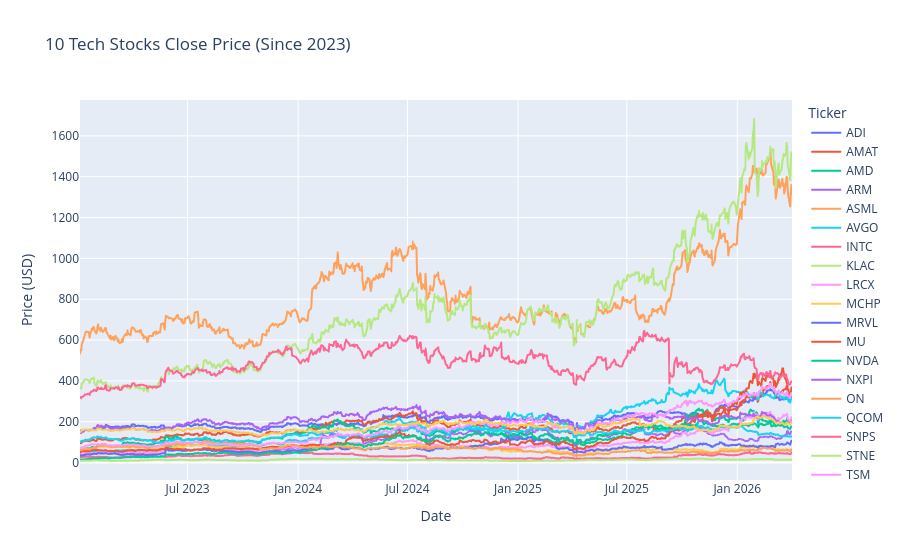

Notebook source saved alongside this figure:
### Markdown cell above
# Temporal Multiplex Directed Networks for the Semiconductor Industry

### Code cell
import numpy as np
import pandas as pd
import yfinance as yf
import plotly.express as px
import matplotlib.pyplot as plt

semiconductor_tickers = {
    "NVDA": "NVIDIA Corporation",
    "TSM": "Taiwan Semiconductor Manufacturing Company Limited",
    "AVGO": "Broadcom Inc.",
    "ASML": "ASML Holding N.V.",
    "AMD": "Advanced Micro Devices, Inc.",
    "INTC": "Intel Corporation",
    "QCOM": "QUALCOMM Incorporated",
    "TXN": "Texas Instruments Incorporated",
    "MU": "Micron Technology, Inc.",
    "AMAT": "Applied Materials, Inc.",
    "LRCX": "Lam Research Corporation",
    "ADI": "Analog Devices, Inc.",
    "KLAC": "KLA Corporation",
    "ARM": "Arm Holdings plc",
    "NXPI": "NXP Semiconductors N.V.",
    "MRVL": "Marvell Technology, Inc.",
    "MCHP": "Microchip Technology Incorporated",
    "ON": "ON Semiconductor Corporation",
    "SNPS": "Synopsys, Inc.",
    "STNE": "STMicroelectronics N.V."
}

data = yf.download(list(semiconductor_tickers.keys()), start="2023-01-01", progress=False)['Close']

fig = px.line(data, x=data.index, y=data.columns,
              title='10 Tech Stocks Close Price (Since 2023)',
              labels={'value': 'Close Price (USD)', 'variable': 'Ticker'})
fig.update_layout(xaxis_title='Date', yaxis_title='Price (USD)')
fig.show()

### Figure 1 — Plotly figure (JSON) as saved in the notebook; plotly's stock layout.template omitted (floating-point values rounded to 4 significant figures; data arrays with more than 128 entries replaced by an {"elided": "..."} marker saying what was removed)
{"data": [{"hovertemplate": "Ticker=ADI<br>Date=%{x}<br>Close Price (USD)=%{y}<extra></extra>", "legendgroup": "ADI", "line": {"color": "#636efa", "dash": "solid"}, "marker": {"symbol": "circle"}, "mode": "lines", "name": "ADI", "showlegend": true, "type": "scattergl", "x": {"elided": "815 str values"}, "xaxis": "x", "y": {"elided": "815 float values"}, "yaxis": "y"}, {"hovertemplate": "Ticker=AMAT<br>Date=%{x}<br>Close Price (USD)=%{y}<extra></extra>", "legendgroup": "AMAT", "line": {"color": "#EF553B", "dash": "solid"}, "marker": {"symbol": "circle"}, "mode": "lines", "name": "AMAT", "showlegend": true, "type": "scattergl", "x": {"elided": "815 str values"}, "xaxis": "x", "y": {"elided": "815 float values"}, "yaxis": "y"}, {"hovertemplate": "Ticker=AMD<br>Date=%{x}<br>Close Price (USD)=%{y}<extra></extra>", "legendgroup": "AMD", "line": {"color": "#00cc96", "dash": "solid"}, "marker": {"symbol": "circle"}, "mode": "lines", "name": "AMD", "showlegend": true, "type": "scattergl", "x": {"elided": "815 str values"}, "xaxis": "x", "y": {"elided": "815 float values"}, "yaxis": "y"}, {"hovertemplate": "Ticker=ARM<br>Date=%{x}<br>Close Price (USD)=%{y}<extra></extra>", "legendgroup": "ARM", "line": {"color": "#ab63fa", "dash": "solid"}, "marker": {"symbol": "circle"}, "mode": "lines", "name": "ARM", "showlegend": true, "type": "scattergl", "x": {"elided": "815 str values"}, "xaxis": "x", "y": {"elided": "815 float values"}, "yaxis": "y"}, {"hovertemplate": "Ticker=ASML<br>Date=%{x}<br>Close Price (USD)=%{y}<extra></extra>", "legendgroup": "ASML", "line": {"color": "#FFA15A", "dash": "solid"}, "marker": {"symbol": "circle"}, "mode": "lines", "name": "ASML", "showlegend": true, "type": "scattergl", "x": {"elided": "815 str values"}, "xaxis": "x", "y": {"elided": "815 float values"}, "yaxis": "y"}, {"hovertemplate": "Ticker=AVGO<br>Date=%{x}<br>Close Price (USD)=%{y}<extra></extra>", "legendgroup": "AVGO", "line": {"color": "#19d3f3", "dash": "solid"}, "marker": {"symbol": "circle"}, "mode": "lines", "name": "AVGO", "showlegend": true, "type": "scattergl", "x": {"elided": "815 str values"}, "xaxis": "x", "y": {"elided": "815 float values"}, "yaxis": "y"}, {"hovertemplate": "Ticker=INTC<br>Date=%{x}<br>Close Price (USD)=%{y}<extra></extra>", "legendgroup": "INTC", "line": {"color": "#FF6692", "dash": "solid"}, "marker": {"symbol": "circle"}, "mode": "lines", "name": "INTC", "showlegend": true, "type": "scattergl", "x": {"elided": "815 str values"}, "xaxis": "x", "y": {"elided": "815 float values"}, "yaxis": "y"}, {"hovertemplate": "Ticker=KLAC<br>Date=%{x}<br>Close Price (USD)=%{y}<extra></extra>", "legendgroup": "KLAC", "line": {"color": "#B6E880", "dash": "solid"}, "marker": {"symbol": "circle"}, "mode": "lines", "name": "KLAC", "showlegend": true, "type": "scattergl", "x": {"elided": "815 str values"}, "xaxis": "x", "y": {"elided": "815 float values"}, "yaxis": "y"}, {"hovertemplate": "Ticker=LRCX<br>Date=%{x}<br>Close Price (USD)=%{y}<extra></extra>", "legendgroup": "LRCX", "line": {"color": "#FF97FF", "dash": "solid"}, "marker": {"symbol": "circle"}, "mode": "lines", "name": "LRCX", "showlegend": true, "type": "scattergl", "x": {"elided": "815 str values"}, "xaxis": "x", "y": {"elided": "815 float values"}, "yaxis": "y"}, {"hovertemplate": "Ticker=MCHP<br>Date=%{x}<br>Close Price (USD)=%{y}<extra></extra>", "legendgroup": "MCHP", "line": {"color": "#FECB52", "dash": "solid"}, "marker": {"symbol": "circle"}, "mode": "lines", "name": "MCHP", "showlegend": true, "type": "scattergl", "x": {"elided": "815 str values"}, "xaxis": "x", "y": {"elided": "815 float values"}, "yaxis": "y"}, {"hovertemplate": "Ticker=MRVL<br>Date=%{x}<br>Close Price (USD)=%{y}<extra></extra>", "legendgroup": "MRVL", "line": {"color": "#636efa", "dash": "solid"}, "marker": {"symbol": "circle"}, "mode": "lines", "name": "MRVL", "showlegend": true, "type": "scattergl", "x": {"elided": "815 str values"}, "xaxis": "x", "y": {"elided": "815 float values"}, "yaxis": "y"}, {"hovertemplate": "Ticker=MU<br>Date=%{x}<br>Close Price (USD)=%{y}<extra></extra>", "legendgroup": "MU", "line": {"color": "#EF553B", "dash": "solid"}, "marker": {"symbol": "circle"}, "mode": "lines", "name": "MU", "showlegend": true, "type": "scattergl", "x": {"elided": "815 str values"}, "xaxis": "x", "y": {"elided": "815 float values"}, "yaxis": "y"}, {"hovertemplate": "Ticker=NVDA<br>Date=%{x}<br>Close Price (USD)=%{y}<extra></extra>", "legendgroup": "NVDA", "line": {"color": "#00cc96", "dash": "solid"}, "marker": {"symbol": "circle"}, "mode": "lines", "name": "NVDA", "showlegend": true, "type": "scattergl", "x": {"elided": "815 str values"}, "xaxis": "x", "y": {"elided": "815 float values"}, "yaxis": "y"}, {"hovertemplate": "Ticker=NXPI<br>Date=%{x}<br>Close Price (USD)=%{y}<extra></extra>", "legendgroup": "NXPI", "line": {"color": "#ab63fa", "dash": "solid"}, "marker": {"symbol": "circle"}, "mode": "lines", "name": "NXPI", "showlegend": true, "type": "scattergl", "x": {"elided": "815 str values"}, "xaxis": "x", "y": {"elided": "815 float values"}, "yaxis": "y"}, {"hovertemplate": "Ticker=ON<br>Date=%{x}<br>Close Price (USD)=%{y}<extra></extra>", "legendgroup": "ON", "line": {"color": "#FFA15A", "dash": "solid"}, "marker": {"symbol": "circle"}, "mode": "lines", "name": "ON", "showlegend": true, "type": "scattergl", "x": {"elided": "815 str values"}, "xaxis": "x", "y": {"elided": "815 float values"}, "yaxis": "y"}, {"hovertemplate": "Ticker=QCOM<br>Date=%{x}<br>Close Price (USD)=%{y}<extra></extra>", "legendgroup": "QCOM", "line": {"color": "#19d3f3", "dash": "solid"}, "marker": {"symbol": "circle"}, "mode": "lines", "name": "QCOM", "showlegend": true, "type": "scattergl", "x": {"elided": "815 str values"}, "xaxis": "x", "y": {"elided": "815 float values"}, "yaxis": "y"}, {"hovertemplate": "Ticker=SNPS<br>Date=%{x}<br>Close Price (USD)=%{y}<extra></extra>", "legendgroup": "SNPS", "line": {"color": "#FF6692", "dash": "solid"}, "marker": {"symbol": "circle"}, "mode": "lines", "name": "SNPS", "showlegend": true, "type": "scattergl", "x": {"elided": "815 str values"}, "xaxis": "x", "y": {"elided": "815 float values"}, "yaxis": "y"}, {"hovertemplate": "Ticker=STNE<br>Date=%{x}<br>Close Price (USD)=%{y}<extra></extra>", "legendgroup": "STNE", "line": {"color": "#B6E880", "dash": "solid"}, "marker": {"symbol": "circle"}, "mode": "lines", "name": "STNE", "showlegend": true, "type": "scattergl", "x": {"elided": "815 str values"}, "xaxis": "x", "y": {"elided": "815 float values"}, "yaxis": "y"}, {"hovertemplate": "Ticker=TSM<br>Date=%{x}<br>Close Price (USD)=%{y}<extra></extra>", "legendgroup": "TSM", "line": {"color": "#FF97FF", "dash": "solid"}, "marker": {"symbol": "circle"}, "mode": "lines", "name": "TSM", "showlegend": true, "type": "scattergl", "x": {"elided": "815 str values"}, "xaxis": "x", "y": {"elided": "815 float values"}, "yaxis": "y"}, {"hovertemplate": "Ticker=TXN<br>Date=%{x}<br>Close Price (USD)=%{y}<extra></extra>", "legendgroup": "TXN", "line": {"color": "#FECB52", "dash": "solid"}, "marker": {"symbol": "circle"}, "mode": "lines", "name": "TXN", "showlegend": true, "type": "scattergl", "x": {"elided": "815 str values"}, "xaxis": "x", "y": {"elided": "815 float values"}, "yaxis": "y"}], "layout": {"legend": {"title": {"text": "Ticker"}, "tracegroupgap": 0}, "title": {"text": "10 Tech Stocks Close Price (Since 2023)"}, "xaxis": {"anchor": "y", "domain": [0, 1], "title": {"text": "Date"}}, "yaxis": {"anchor": "x", "domain": [0, 1], "title": {"text": "Price (USD)"}}}}
